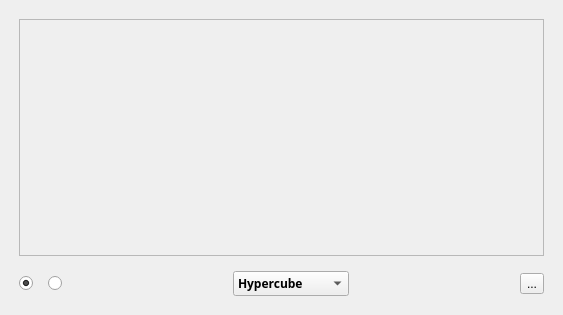
<?xml version="1.0" encoding="UTF-8"?>
<ui version="4.0">
 <class>Model</class>
 <widget class="QMainWindow" name="Model">
  <property name="geometry">
   <rect>
    <x>0</x>
    <y>0</y>
    <width>563</width>
    <height>315</height>
   </rect>
  </property>
  <property name="windowTitle">
   <string>Model of Dynamics</string>
  </property>
  <property name="layoutDirection">
   <enum>Qt::LeftToRight</enum>
  </property>
  <widget class="QWidget" name="centralwidget">
   <layout class="QHBoxLayout" name="horizontalLayout">
    <item>
     <layout class="QVBoxLayout" name="verticalLayout">
      <property name="spacing">
       <number>15</number>
      </property>
      <property name="leftMargin">
       <number>10</number>
      </property>
      <property name="topMargin">
       <number>10</number>
      </property>
      <property name="rightMargin">
       <number>10</number>
      </property>
      <property name="bottomMargin">
       <number>10</number>
      </property>
      <item>
       <widget class="QFrame" name="ModelArea">
        <property name="frameShape">
         <enum>QFrame::StyledPanel</enum>
        </property>
        <property name="frameShadow">
         <enum>QFrame::Sunken</enum>
        </property>
        <layout class="QVBoxLayout" name="verticalLayout_3">
         <item>
          <layout class="QVBoxLayout" name="ModelCanvas"/>
         </item>
        </layout>
       </widget>
      </item>
      <item>
       <layout class="QHBoxLayout" name="horizontalLayout_2">
        <item>
         <widget class="QRadioButton" name="AsynchronousButton">
          <property name="toolTip">
           <string>Asynchronous mode</string>
          </property>
          <property name="text">
           <string/>
          </property>
          <property name="icon">
           <iconset resource="booneries.qrc">
            <normaloff>:/icon/resources/asynchronous.svg</normaloff>:/icon/resources/asynchronous.svg</iconset>
          </property>
          <property name="iconSize">
           <size>
            <width>50</width>
            <height>50</height>
           </size>
          </property>
          <property name="checked">
           <bool>true</bool>
          </property>
         </widget>
        </item>
        <item>
         <widget class="QRadioButton" name="SynchronousButton">
          <property name="toolTip">
           <string>Synchronous mode</string>
          </property>
          <property name="text">
           <string/>
          </property>
          <property name="icon">
           <iconset resource="booneries.qrc">
            <normaloff>:/icon/resources/synchronous.svg</normaloff>:/icon/resources/synchronous.svg</iconset>
          </property>
          <property name="iconSize">
           <size>
            <width>50</width>
            <height>50</height>
           </size>
          </property>
         </widget>
        </item>
        <item>
         <spacer name="horizontalSpacer_2">
          <property name="orientation">
           <enum>Qt::Horizontal</enum>
          </property>
          <property name="sizeHint" stdset="0">
           <size>
            <width>40</width>
            <height>20</height>
           </size>
          </property>
         </spacer>
        </item>
        <item>
         <widget class="QComboBox" name="NetworkLayout">
          <property name="minimumSize">
           <size>
            <width>100</width>
            <height>0</height>
           </size>
          </property>
          <property name="font">
           <font>
            <family>Segoe UI Semibold</family>
            <pointsize>9</pointsize>
            <weight>75</weight>
            <bold>true</bold>
           </font>
          </property>
          <item>
           <property name="text">
            <string>Hypercube</string>
           </property>
          </item>
          <item>
           <property name="text">
            <string>Circular</string>
           </property>
          </item>
          <item>
           <property name="text">
            <string>Spring</string>
           </property>
          </item>
          <item>
           <property name="text">
            <string>Kamada Kawai</string>
           </property>
          </item>
         </widget>
        </item>
        <item>
         <spacer name="horizontalSpacer">
          <property name="orientation">
           <enum>Qt::Horizontal</enum>
          </property>
          <property name="sizeHint" stdset="0">
           <size>
            <width>40</width>
            <height>20</height>
           </size>
          </property>
         </spacer>
        </item>
        <item>
         <widget class="QToolButton" name="CloseButton">
          <property name="toolTip">
           <string>Close window</string>
          </property>
          <property name="text">
           <string>...</string>
          </property>
          <property name="icon">
           <iconset resource="booneries.qrc">
            <normaloff>:/icon/resources/close.svg</normaloff>:/icon/resources/close.svg</iconset>
          </property>
          <property name="iconSize">
           <size>
            <width>50</width>
            <height>50</height>
           </size>
          </property>
         </widget>
        </item>
       </layout>
      </item>
     </layout>
    </item>
   </layout>
  </widget>
 </widget>
 <resources>
  <include location="booneries.qrc"/>
 </resources>
 <connections/>
</ui>
